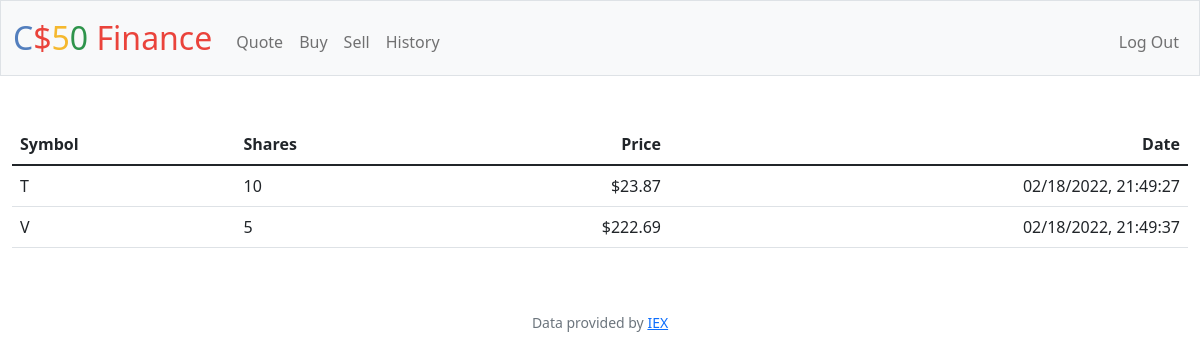
Page /history (signed in) on the earlier database version.
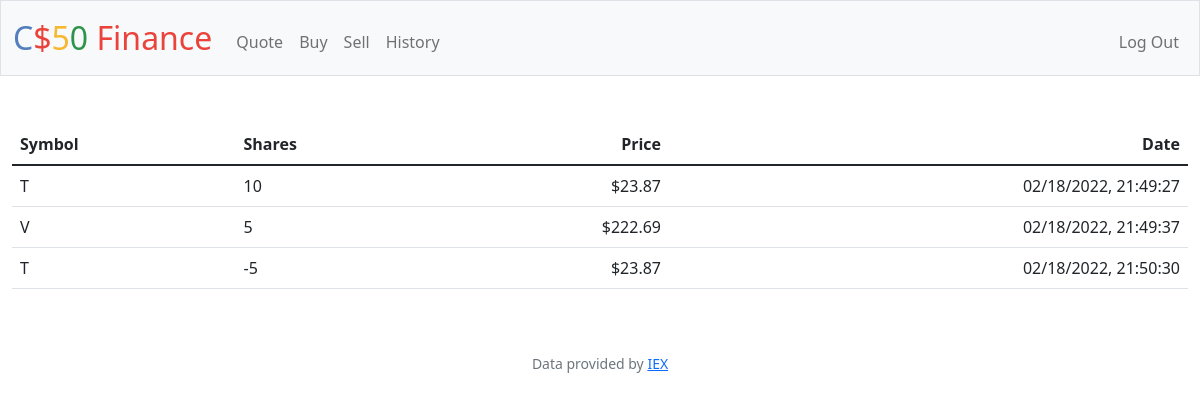
Same page on the later database version.
### tables this page shows
CREATE TABLE transactions (user_id INTEGER, symbol TEXT NOT NULL, shares NUMERIC NOT NULL, price NUMERIC NOT NULL, date TEXT NOT NULL);

### app.py (the view)
@app.route("/history")
@login_required
def history():
    transactions = db.execute("SELECT symbol, shares, price, date FROM transactions WHERE user_id=?", session["user_id"])
    if not transactions:
        return apology("you have no transactions so far")
    return render_template("history.html", transactions=transactions)

### app.py (called while the page is built)
@app.after_request
def after_request(response):
    response.headers["Cache-Control"] = "no-cache, no-store, must-revalidate"
    response.headers["Expires"] = 0
    response.headers["Pragma"] = "no-cache"
    return response

### helpers.py (called while the page is built)
def login_required(f):
    @wraps(f)
    def decorated_function(*args, **kwargs):
        if session.get("user_id") is None:
            return redirect("/login")
        return f(*args, **kwargs)
    return decorated_function

def usd(value):
    return f"${value:,.2f}"

### templates/history.html (shortened to what this page needs)
{% extends "layout.html" %}
{% block main %}
    <table class="table tablestriped">
        <thead>
            <tr>
                <th class="text-start">Symbol</th>
                <th class="text-start">Shares</th>
                <th class="text-end">Price</th>
                <th class="text-end">Date</th>
            </tr>
        </thead>
        <tbody>
            {% for symbol in transactions %}
                <tr>
                    <td class="text-start">{{ symbol['symbol'] }}</td>
                    <td class="text-start">{{ symbol['shares'] }}</td>
                    <td class="text-end">{{ symbol['price'] | usd }}</td>
                    <td class="text-end">{{ symbol['date'] }}</td>
                </tr>
            {% endfor %}
        </tbody>
    </table>
{% endblock %}

### templates/layout.html (shortened to what this page needs)
<!DOCTYPE html>
<html lang="en">
    <head>
        <link href="https://cdn.jsdelivr.net/npm/bootstrap@5.1.3/dist/css/bootstrap.min.css" rel="stylesheet">
        <link href="/static/styles.css" rel="stylesheet">
    </head>
    <body>
        <nav class="bg-light border navbar navbar-expand-md navbar-light">
            <div class="container-fluid">
                <a class="navbar-brand" href="/"><span class="blue">C</span><span class="red">$</span><span class="yellow">5</span><span class="green">0</span> <span class="red">Finance</span></a>
                <div class="collapse navbar-collapse" id="navbar">
                    {% if session["user_id"] %}
                        <ul class="navbar-nav me-auto mt-2">
                            <li class="nav-item"><a class="nav-link" href="/quote">Quote</a></li>
                            <li class="nav-item"><a class="nav-link" href="/buy">Buy</a></li>
                            <li class="nav-item"><a class="nav-link" href="/sell">Sell</a></li>
                            <li class="nav-item"><a class="nav-link" href="/history">History</a></li>
                        </ul>
                        <ul class="navbar-nav ms-auto mt-2">
                            <li class="nav-item"><a class="nav-link" href="/logout">Log Out</a></li>
                        </ul>
                    {% else %}
                        <ul class="navbar-nav ms-auto mt-2">
                            <li class="nav-item"><a class="nav-link" href="/register">Register</a></li>
                            <li class="nav-item"><a class="nav-link" href="/login">Log In</a></li>
                        </ul>
                    {% endif %}
                </div>
            </div>
        </nav>
        <main class="container-fluid py-5 text-center">
            {% block main %}{% endblock %}
        </main>
        <footer class="mb-5 small text-center text-muted">
            Data provided by <a href="https://iexcloud.io/">IEX</a>
        </footer>
    </body>
</html>

### static/styles.css (style rules this page uses)
nav .navbar-brand { font-size: xx-large; }
nav .navbar-brand .blue { color: #537fbe; }
nav .navbar-brand .red { color: #ea433b; }
nav .navbar-brand .yellow { color: #f5b82e; }
nav .navbar-brand .green { color: #2e944b; }

Differences in the rows shown:
added transactions: symbol "T", shares "-5", price "$23.87", date "02/18/2022, 21:50:30"
